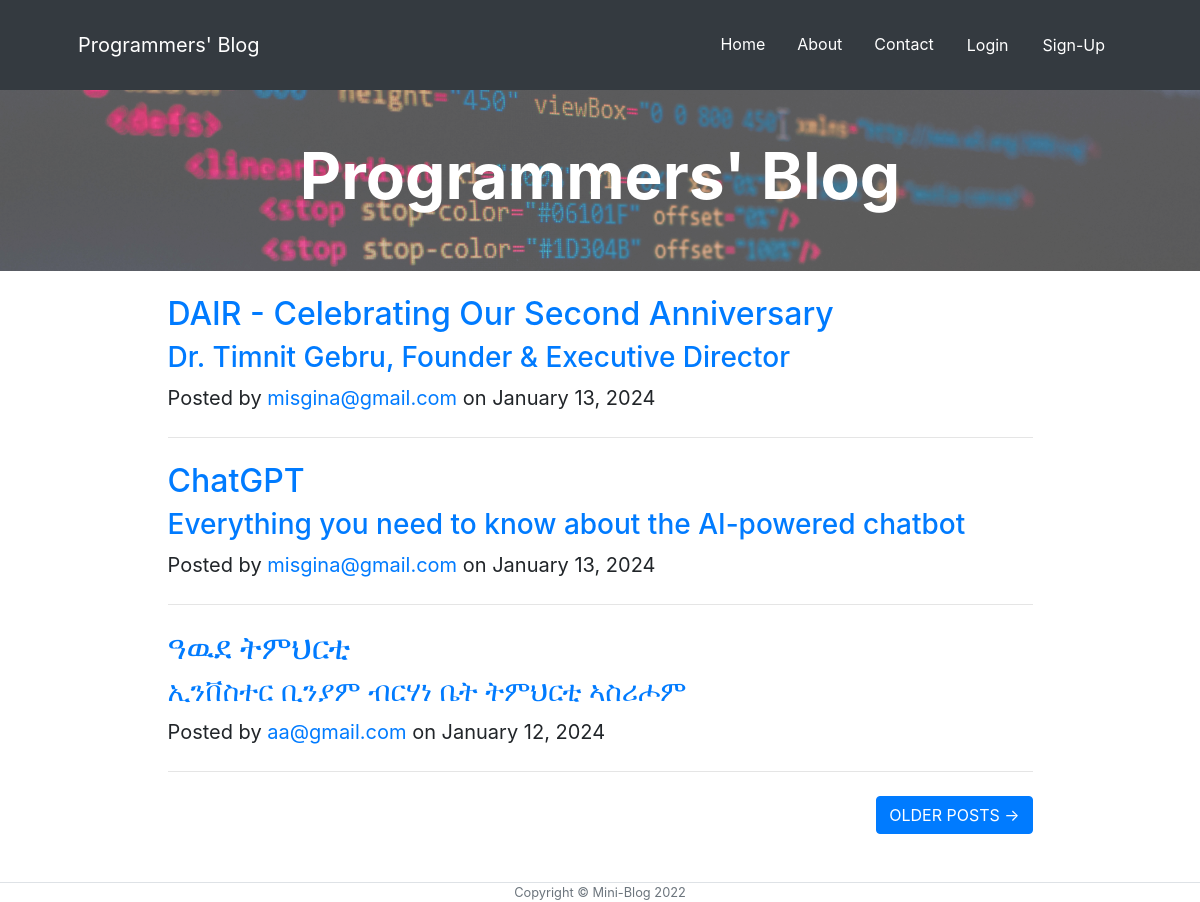
The page / on the database its author committed.
### blog/models.py (models this page shows, shortened)
class Blog(models.Model):
    title = models.CharField(max_length=200)
    subtitle = models.TextField(max_length=400, null=True,blank=True)
    slug = models.SlugField(max_length=200,unique=True)
    post = HTMLField()
    status = models.BooleanField(help_text="Check For Active else Inactive",default=True)
    created_by = models.ForeignKey(User, on_delete=models.CASCADE,limit_choices_to={'is_staff': True})
    created_at = models.DateTimeField(auto_now_add=True)
    updated_at = models.DateTimeField(auto_now=True)

### authentication/models.py (models this page shows)
class User(AbstractBaseUser, PermissionsMixin):
    email = models.EmailField(max_length=254, unique=True)
    first_name = models.CharField(max_length=254)
    last_name = models.CharField(max_length=254, null=True, blank=True)
    is_editor = models.BooleanField(default=False)
    is_staff = models.BooleanField(default=False)
    is_superuser = models.BooleanField(default=False)
    is_active = models.BooleanField(default=True)
    last_login = models.DateTimeField(null=True, blank=True)
    date_joined = models.DateTimeField(auto_now_add=True)
    USERNAME_FIELD = 'email'
    EMAIL_FIELD = 'email'
    REQUIRED_FIELDS = []
    objects = UserManager()

### blog/views.py (the view)
# urls.py: path('',views.HomeView,name="home"),
def HomeView(request):
    blog = Blog.objects.filter(status=True).order_by('-id')
    return render(request,'index.html',{'blogs':blog})

### templates/index.html (shortened to what this page needs)
{% extends 'layout/main.html' %}
{% block body %}
{% include 'include/headtitle.html' with headtitle="Programmers' Blog" headsubTitle=""  %}
<div class="container py-4 px-4 px-lg-5">
    <div class="row gx-4 gx-lg-5 justify-content-center">
        <div class="col-md-10">
            {% for blog in blogs %}
            <div class="post-preview">
                <a href="{% url 'post' blog.slug %}">
                    <h2 class="post-title">{{blog.title}}</h2>
                    <h3 class="post-subtitle">
                        {% if blog.subtitle %}
                        {{blog.subtitle}}
                        {% endif %}
                    </h3>
                </a>
                <p class="post-meta">
                    Posted by
                    <a href="/">{{blog.created_by.email}}</a>
                    on {{blog.created_at|date:"F d, Y"}}
                </p>
            </div>
            <hr class="my-4" />
            {% endfor %}
            <div class="d-flex justify-content-end mb-4"><a class="btn btn-primary text-uppercase" href="/">Older Posts
                    →</a></div>
        </div>
    </div>
</div>
{% endblock body %}

### templates/layout/main.html (shortened to what this page needs)
{% load static %}
<!DOCTYPE html>
<html lang="en">
<head>
    <link rel="stylesheet" href="https://cdn.jsdelivr.net/npm/bootstrap@4.0.0/dist/css/bootstrap.min.css"
>
</head>
<body>
    {% include 'include/header.html' %}
    {% block body %}
    {% endblock body %}
    {% include 'include/footer.html' %}
</body>
</html>

### templates/include/header.html (shortened to what this page needs)
{% load static %}
<nav class="navbar navbar-expand-lg  bg-dark " id="mainNav">
    <div class="container px-2 px-lg-5 text-white">
        <a class="navbar-brand text-white" href="{% url 'home' %}">Programmers' Blog</a>
        <div class="collapse navbar-collapse justify-content-end" id="navbarResponsive">
            {% if editor == "1" %}
            <ul class="navbar-nav  ms-auto py-4 py-lg-0">
                <li class="nav-item"><a class="nav-link px-lg-3 py-3 py-lg-4" href="{% url 'dashboard' %}">Dashboard</a>
                </li>
                </li>
                <li class="nav-item  mx-2 my-3"><a class="nav-link btn btn-danger"
                        href="{% url 'logout_editor' %}">Logout</a>
                </li>
            </ul>
            {% else %}
            <ul class="navbar-nav ms-auto py-4 py-lg-0 mr-0 ">
                <li class="nav-item"><a class="nav-link px-lg-3 py-3 py-lg-4 text-white" href="{% url 'home' %}">Home</a></li>
                <li class="nav-item"><a class="nav-link px-lg-3 py-3 py-lg-4 text-white" href="{% url 'about' %}">About</a></li>
                <li class="nav-item"><a class="nav-link px-lg-3 py-3 py-lg-4 text-white" href="{% url 'contact' %}">Contact</a>
                </li>
                {% if request.user.is_authenticated and not request.user.is_staff %}
                <li class="nav-item  mx-2 my-3"><a class="nav-link btn btn-danger text-white" href="{% url 'logout' %}">Logout</a>
                </li>
                {% else %}
                <li class="nav-item  mx-2 my-3"><a class="nav-link btn  py-2 text-white" href="{% url 'login' %}">Login</a>
                </li>
                <li class="nav-item  mx-2 my-3 "><a class="nav-link btn  py-2 text-white"
                        href="{% url 'sign-up' %}">Sign-Up</a>
                </li>
                {% endif %}
            </ul>
            {% endif %}
        </div>
    </div>
</nav>

### templates/include/headtitle.html (shortened to what this page needs)
{% load static %}
<header class="masthead py-5">
    <div class="container position-relative px-4 px-lg-5">
        <div class="row gx-4 gx-lg-5 justify-content-center">
            <div class="col-md-8">
                <div class="site-heading text-center">
                    <h1 class="font-weight-bold text-white">{{headtitle}}</h1>
                </div>
            </div>
        </div>
    </div>
</header>

### templates/include/footer.html (shortened to what this page needs)
 <footer class="border-top">
     <div class="container px-4 px-lg-5">
         <div class="row gx-4 gx-lg-5 justify-content-center">
             <div class="col-md-10 col-lg-8 col-xl-7">
                 <div class="small text-center text-muted fst-italic">Copyright &copy; Mini-Blog 2022</div>
             </div>
         </div>
     </div>
 </footer>

### templates/layout/main.html (style rules this page uses)
.masthead { position: relative; display: flex; align-items: center; justify-content: center; }
.masthead::before { content: ""; background-image: url('/static/assets/img/codescreen.jpg'); background-size: cover; position: absolute; top: 0px; right: 0px; bottom: 0px; left: 0px; opacity: 0.75; }
.container p { font-size: 20px; }

### templates/include/headtitle.html (style rules this page uses)
h1 { font-size: 4rem !important; }

### rows shown on the page
Blog: title "DAIR - Celebrating Our Second Anniversary", subtitle "Dr. Timnit Gebru, Founder & Executive Director", created_by.email "misgina@gmail.com", created_at "January 13, 2024"
Blog: title "ChatGPT", subtitle "Everything you need to know about the AI-powered chatbot", created_by.email "misgina@gmail.com", created_at "January 13, 2024"
Blog: title "ዓዉደ ትምህርቲ", subtitle "ኢንቨስተር ቢንያም ብርሃነ ቤት ትምህርቲ ኣስሪሖም", created_by.email "aa@gmail.com", created_at "January 12, 2024"

### other values the page prints
{{ headtitle }} "Programmers' Blog"
